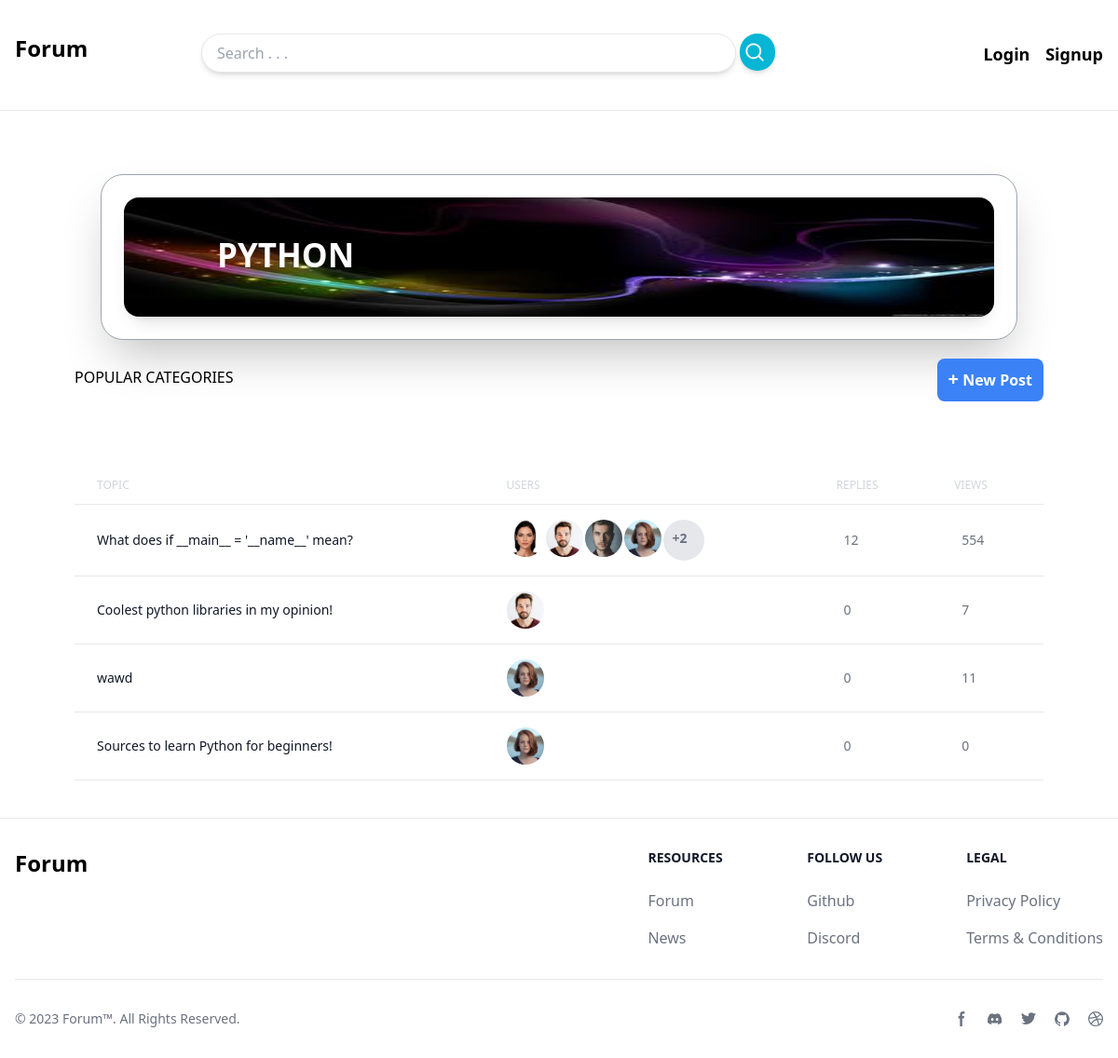
/category/1/, run on an earlier commit of the app's database.
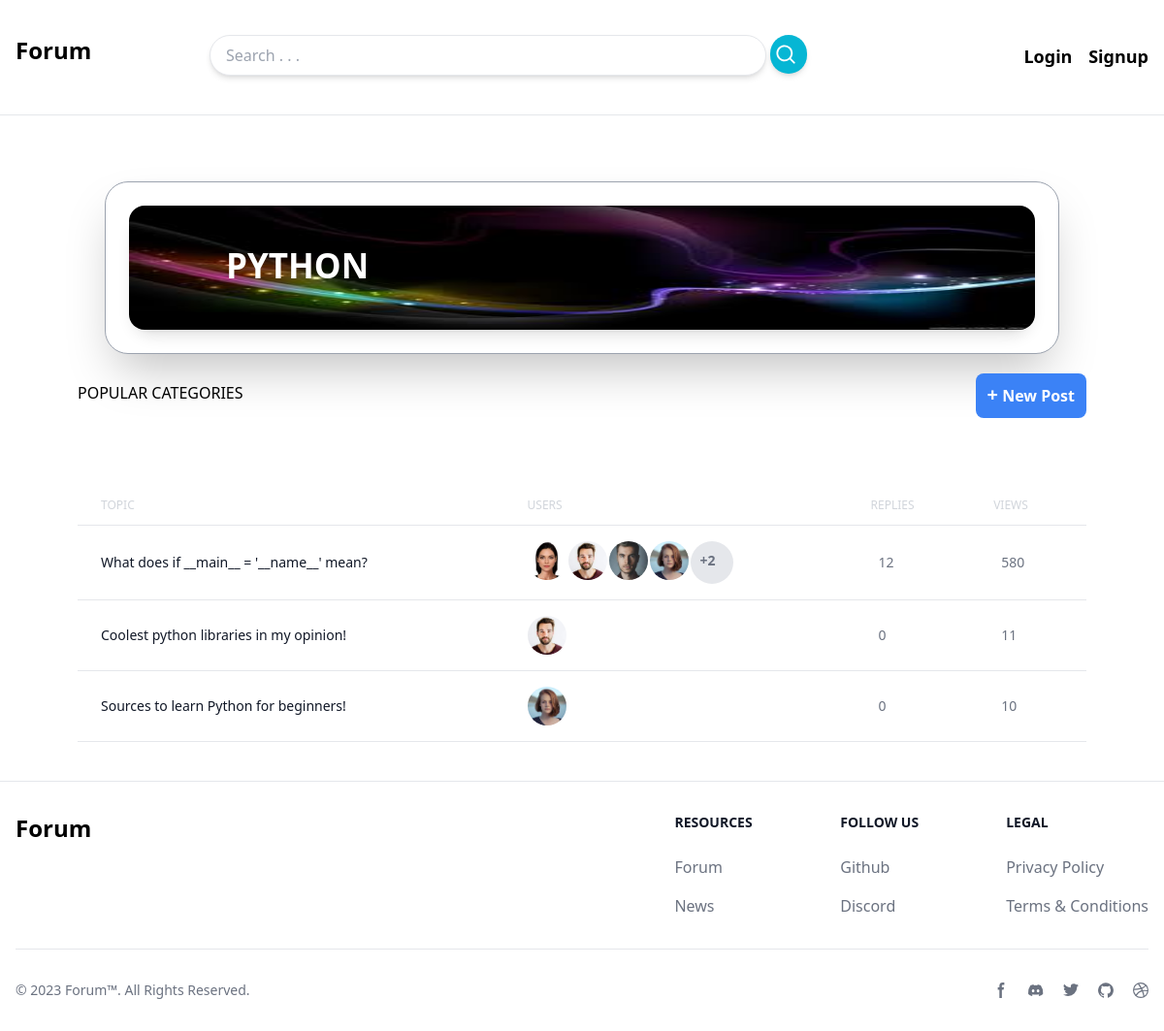
And on a later commit of the database.
### discussion_app/models.py (models this page shows, shortened)
class Category(models.Model):
    name = models.CharField(max_length=255)
    logo = models.ImageField(upload_to='post_logos/', blank=True, null=True)
    class Meta:
        verbose_name_plural = 'Categories'

class Post(models.Model):
    category = models.ForeignKey(Category, on_delete=models.CASCADE, related_name='post_category')
    author = models.ForeignKey(User, on_delete=models.CASCADE, related_name='post_author')
    likes = models.ManyToManyField(User, related_name='post_likes', blank=True)
    title = models.CharField(max_length=300)
    views = models.IntegerField(default=0)
    content = models.TextField(max_length=1000)
    last_modified_date = models.DateTimeField(auto_now=True)
    creation_date = models.DateTimeField(auto_now_add=True)
    @property
    def involved_users(self):
        all_messages = self.message_post.all()
        all_users = [self.author]
        for message in all_messages:
            if message.author not in all_users:
                all_users.append(message.author)
        return [all_users, len(all_users)]

class Message(models.Model):
    post = models.ForeignKey(Post, on_delete=models.CASCADE, related_name='message_post')
    replies = models.ForeignKey('self', on_delete=models.CASCADE, null=True, blank=True, related_name='message_replies')
    author = models.ForeignKey(User, on_delete=models.CASCADE, related_name='message_author')
    likes = models.ManyToManyField(User, related_name='message_likes', blank=True)
    content = models.TextField(max_length=1000)
    last_modified_date = models.DateTimeField(auto_now=True)
    creation_date = models.DateTimeField(auto_now_add=True)

### core_app/models.py (models this page shows, shortened)
class UserProfile(models.Model):
        user = models.OneToOneField(User, blank=True, null=True,on_delete=models.CASCADE)
        biography = models.TextField(null=True, blank=True)
        avatar = models.ImageField(upload_to='user_images', null=True, blank=True)
        saved_posts = models.ManyToManyField(Post, blank=True)

### discussion_app/views.py (the view)
# urls.py: path('<int:id>/', views.category_detail, name='category_detail'),
def category_detail(request, id):
    category = get_object_or_404(models.Category, id=id)
    context = {
        'category': category,
    }
    return render(request, 'discussion_app/category.html', context)

### discussion_app/templates/discussion_app/category.html (shortened to what this page needs)
{% extends 'core_app/base.html' %}
{% block content %}
    <div class="grid grid-cols-1 mx-20 my-10">
        <div class="flex justify-center bg-white m-7 overflow-hidden rounded-3xl shadow-2xl border border-gray-400">
            <div class="relative h-32  m-6 rounded-3xl shadow-lg w-full ">
                <img class="w-full h-32 rounded-2xl" src="{{category.logo.url}}" alt="category name">
                <h1 class="absolute left-[100px] bottom-[40px] font-semibold text-[35px] text-white">{{category.name | upper}}</h1>
            </div>
        </div>
        <div class="flex justify-between">
            <div>
                <button>
                    POPULAR
                </button>
                <button>
                    CATEGORIES
                </button>
            </div>
            <div>
            <a href="{% url 'discussion_app:create_post' %}" class=" p-3 text-white hover:bg-blue-700 font-semibold rounded-lg bg-blue-500">
               <strong class="text-xl">+</strong> New Post
            </a>
            </div>
        </div>
<div class="relative overflow-x-auto mt-20">
    <table class="w-full text-sm text-left text-gray-500 dark:text-gray-400">
        <thead class="text-xs text-gray-300">
            <tr>
                <th scope="col" class="px-6 py-3 font-medium">
                    TOPIC
                </th>
                <th scope="col" class="px-6 py-3 font-medium">
                    USERS
                </th>
                <th scope="col" class="px-6 py-3 font-medium">
                    REPLIES
                </th>
                <th scope="col" class="px-6 py-3 font-medium">
                    VIEWS
                </th>
            </tr>
        </thead>
        <tbody>
            {% for post in category.post_category.all %}
            <tr class="bg-white border-y hover:bg-gray-100 transition-all">
                <th scope="row" class="px-6 py-4 font-medium text-gray-900 whitespace-nowrap dark:text-white">
                    <a href="{% url 'discussion_app:post_detail' post.id %}" class="hover:text-blue-400">
                    {{post.title}}
                    </a>
                </th>
                <td class="px-6 py-4">
                    <div class="flex justify-start gap-[2px]">
                        {% if post.involved_users.1 > 3 %}
                            {% for user in post.involved_users.0|slice:'0:4' %}
                            <img class="h-10 w-10 rounded-full object-cover " src="{{user.userprofile.avatar.url}}" alt="">
                            {% endfor %}
                            <div class="h-11 w-11 rounded-full font-bold p-[10px]  bg-gray-200">+{{post.involved_users.1|add:'-4'}}</div>
                        {% else %}
                            {% for user in post.involved_users.0 %}
                            <img class="h-10 w-10 rounded-full object-cover " src="{{user.userprofile.avatar.url}}" alt="">
                            {% endfor %}
                        {% endif %}
                    </div>
                </td>
                <td class="px-8 py-4">
                    {{post.message_post.count}}
                </td>
                <td class="px-8 py-4">
                    {{post.views}}
                </td>
            </tr>
            {% endfor %}
        </tbody>
    </table>
</div>
    </div>
{% endblock %}

### core_app/templates/core_app/base.html (shortened to what this page needs)
<html lang="en">
<head>
    <script src="https://cdn.tailwindcss.com"></script>
</head>
<body>
    <nav class="grid grid-cols-10 my-4 bg-white">
        <div class="col-span-1 px-4 py-2">
            <a href="/">
            <h2 class="font-semibold mt-3 text-2xl ">Forum</h2>
            </a>
        </div>
        <div class="col-span-7 ml-28 my-2">
            <form action="{% url 'discussion_app:search_posts' %}" method="get">
                <div class="flex justify-center space-x-1">
                <input type="text" name="search" value="{{search_query}}" placeholder="Search . . ." class="mt-3 shadow-md px-4 w-full border rounded-full py-2 font-medium">
                <button class="bg-cyan-500 mt-3 hover:bg-cyan-400 text-white rounded-full w-10 h-10 text-md shadow-md items-center">
                    <svg xmlns="http://www.w3.org/2000/svg" viewBox="0 0 20 20" fill="currentColor" class="w-7 h-7 pl-1 ">
                        <path fill-rule="evenodd" d="M9 3.5a5.5 5.5 0 100 11 5.5 5.5 0 000-11zM2 9a7 7 0 1112.452 4.391l3.328 3.329a.75.75 0 11-1.06 1.06l-3.329-3.328A7 7 0 012 9z" clip-rule="evenodd" />
                    </svg>
                </button>
                </div>
            </form>
        </div>
        {% if user.is_authenticated %}
        <div class="col-end-12 px-4 py-2 space-x-3">
            <div class=" flex justify-center gap-3">
                <div class="relative">
                <button class="block h-14 w-14 focus:border-gray-200 focus:border-2 overflow-hidden focus:outline-none rounded-full shadow-lg text-center">
                    <img src="{{ user.userprofile.avatar.url }}"  alt="{{user.username.0}}" class="object-cover w-full h-full text-start font-semibold bg-pink-300 text-xl">
                </button>
                </div>
                    <a href="{% url 'core_app:logout' %}" class="font-semibold mt-3 text-lg h-10 w-10">
                        <svg xmlns="http://www.w3.org/2000/svg" fill="none" viewBox="0 0 24 24" stroke-width="1.5" stroke="currentColor" class="w-6 h-6">
                            <path stroke-linecap="round" stroke-linejoin="round" d="M15.75 9V5.25A2.25 2.25 0 0013.5 3h-6a2.25 2.25 0 00-2.25 2.25v13.5A2.25 2.25 0 007.5 21h6a2.25 2.25 0 002.25-2.25V15m3 0l3-3m0 0l-3-3m3 3H9" />
                          </svg>
                        </a>
        </div>
        {% else %}
        <div class="col-end-12 px-4 py-5 mt-2 space-x-3">
            <a href="{% url 'core_app:login' %}" class="font-semibold text-lg">
                Login
            </a>
            <a href="{% url 'core_app:signup' %}" class="font-semibold text-lg">
                Signup
            </a>
        </div>
        {% endif %}
    </nav>
    <hr>
    {% block content %}
    {% endblock %}
<footer class="bg-white ">
    <div class="mx-auto w-full max-w-screen-xl p-4 py-6 lg:py-8">
        <div class="md:flex md:justify-between">
          <div class="mb-6 md:mb-0">
              <a href="/" class="flex items-center">
                  <span class="self-center text-2xl font-semibold whitespace-nowrap dark:text-white">Forum</span>
              </a>
          </div>
          <div class="grid grid-cols-2 gap-8 sm:gap-6 sm:grid-cols-3">
              <div>
                  <h2 class="mb-6 text-sm font-semibold text-gray-900 uppercase dark:text-white">Resources</h2>
                  <ul class="text-gray-500 dark:text-gray-400 font-medium">
                      <li class="mb-4">
                          <a href="#" class="hover:underline">Forum</a>
                      </li>
                      <li>
                          <a href="#" class="hover:underline">News</a>
                      </li>
                  </ul>
              </div>
              <div>
                  <h2 class="mb-6 text-sm font-semibold text-gray-900 uppercase dark:text-white">Follow us</h2>
                  <ul class="text-gray-500 dark:text-gray-400 font-medium">
                      <li class="mb-4">
                          <a href="#" class="hover:underline ">Github</a>
                      </li>
                      <li>
                          <a href="#" class="hover:underline">Discord</a>
                      </li>
                  </ul>
              </div>
              <div>
                  <h2 class="mb-6 text-sm font-semibold text-gray-900 uppercase dark:text-white">Legal</h2>
                  <ul class="text-gray-500 dark:text-gray-400 font-medium">
                      <li class="mb-4">
                          <a href="#" class="hover:underline">Privacy Policy</a>
                      </li>
                      <li>
                          <a href="#" class="hover:underline">Terms &amp; Conditions</a>
                      </li>
                  </ul>
              </div>
          </div>
      </div>
      <hr class="my-6 border-gray-200 sm:mx-auto dark:border-gray-700 lg:my-8" />
      <div class="sm:flex sm:items-center sm:justify-between">
          <span class="text-sm text-gray-500 sm:text-center dark:text-gray-400">© 2023 <a href="/" class="hover:underline">Forum™</a>. All Rights Reserved.
          </span>
          <div class="flex mt-4 space-x-5 sm:justify-center sm:mt-0">
              <a href="#" class="text-gray-500 hover:text-gray-900 dark:hover:text-white">
                  <svg class="w-4 h-4" aria-hidden="true" xmlns="http://www.w3.org/2000/svg" fill="currentColor" viewBox="0 0 8 19">
                        <path fill-rule="evenodd" d="M6.135 3H8V0H6.135a4.147 4.147 0 0 0-4.142 4.142V6H0v3h2v9.938h3V9h2.021l.592-3H5V3.591A.6.6 0 0 1 5.592 3h.543Z" clip-rule="evenodd"/>
                    </svg>
              </a>
              <a href="#" class="text-gray-500 hover:text-gray-900 dark:hover:text-white">
              </a>
              <a href="#" class="text-gray-500 hover:text-gray-900 dark:hover:text-white">
              </a>
              <a href="#" class="text-gray-500 hover:text-gray-900 dark:hover:text-white">
              </a>
              <a href="#" class="text-gray-500 hover:text-gray-900 dark:hover:text-white">
              </a>
          </div>
      </div>
    </div>
</footer>
</body>
</html>

What changed in the data, as far as the page shows it:
removed Post: title "wawd", message_post.count "0", views "11"
changed Post "What does if __main__ = '__name__' mean?": views "554" → "580"
changed Post "Coolest python libraries in my opinion!": views "7" → "11"
changed Post "Sources to learn Python for beginners!": views "0" → "10"
